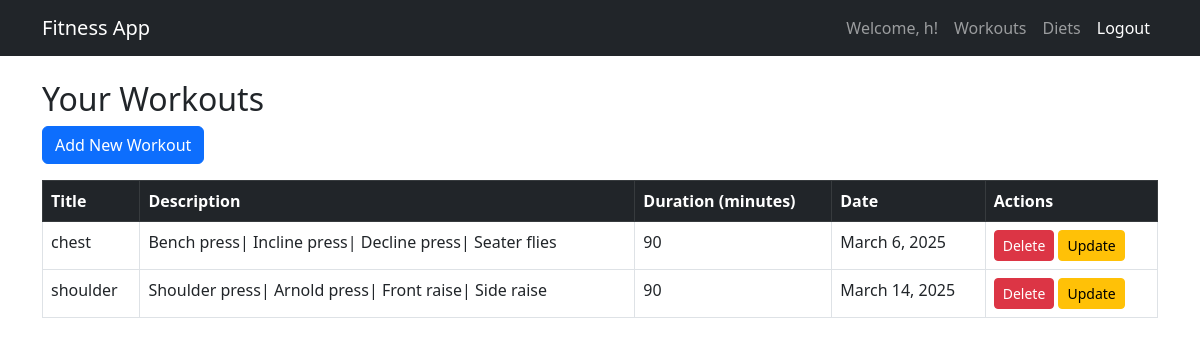
The page /workouts (signed in) on the database its author committed.
### fitness/models.py (models this page shows, shortened)
class CustomUser(AbstractUser):
    email = models.EmailField(unique=True) #ensure email is unique

class Workout(models.Model):
    user= models.ForeignKey(settings.AUTH_USER_MODEL, on_delete=models.CASCADE)#on_delete=models.CASCADE ensures that if a user is deleted, their associated workouts are removed,
    title= models.CharField(max_length=255)
    description= models.TextField()
    duration= models.PositiveIntegerField(help_text="Duration in minutes")
    date= models.DateField(auto_now_add=True)#This helps in tracking daily progress without requiring manual input
    objects= models.Manager()

### fitness/views.py (the view)
# urls.py: path('workouts', views.workout_list, name='workout_list'),
def workout_list(request):
    workouts = Workout.objects.filter(user=request.user)
    return render(request, 'workouts.html', {'workouts': workouts})

### fitness/templates/workouts.html
{% extends 'base.html' %}
{% block content %}
<h2>Your Workouts</h2>
<a href="{% url 'add_workout' %}" class="btn btn-primary mb-3">Add New Workout</a>
<table class="table table-bordered">
    <thead class="table-dark">
        <tr>
            <th>Title</th>
            <th>Description</th>
            <th>Duration (minutes)</th>
            <th>Date</th>
            <th>Actions</th>
        </tr>
    </thead>
    <tbody>
        {% for workout in workouts %}
        <tr>
            <td>{{ workout.title }}</td>
            <td>{{ workout.description }}</td>
            <td>{{ workout.duration }}</td>
            <td>{{ workout.date }}</td>
            <td>
                <a href="{% url 'delete_workout' workout.id %}" class="btn btn-danger btn-sm">Delete</a>
                <a href="{% url 'update_workout' workout.id %}" class="btn btn-warning btn-sm">Update</a>
            </td>
        </tr>
        {% endfor %}
    </tbody>
</table>
{% endblock %}

### fitness/templates/base.html (shortened to what this page needs)
{% load static %}
<!DOCTYPE html>
<html lang="en">
<head>
    <link rel="stylesheet" href="{% static 'css/style.css' %}">
    <link href="https://cdn.jsdelivr.net/npm/bootstrap@5.3.0/dist/css/bootstrap.min.css" rel="stylesheet">
</head>
<body>
    <nav class="navbar navbar-expand-lg navbar-dark bg-dark">
        <div class="container">
            <a class="navbar-brand" href="{% url 'home' %}">Fitness App</a>
            <div class="collapse navbar-collapse" id="navbarNav">
                <ul class="navbar-nav ms-auto">
                    {% if user.is_authenticated %}
                    <li class="nav-item"><a class="nav-link" href="{% url 'workout_list' %}">Welcome, {{ user.username }}!</a></li>
                        <li class="nav-item"><a class="nav-link" href="{% url 'workout_list' %}">Workouts</a></li>
                        <li class="nav-item"><a class="nav-link" href="{% url 'diet_list' %}">Diets</a></li>
                        <li class="nav-item"><a class="nav-link btn btn-danger text-white" href="{% url 'logout' %}">Logout</a></li>
                    {% else %}
                        <li class="nav-item"><a class="nav-link" href="{% url 'login' %}">Login</a></li>
                        <li class="nav-item"><a class="nav-link" href="{% url 'register' %}">Register</a></li>
                    {% endif %}
                </ul>
            </div>
        </div>
    </nav>
    <div class="container mt-4">
        {% block content %}
        {% endblock %}
    </div>
</body>
</html>

### rows shown on the page
CustomUser: username "h"
Workout: title "chest", description "Bench press| Incline press| Decline press| Seater flies", duration "90", date "March 6, 2025"
Workout: title "shoulder", description "Shoulder press| Arnold press| Front raise| Side raise", duration "90", date "March 14, 2025"
